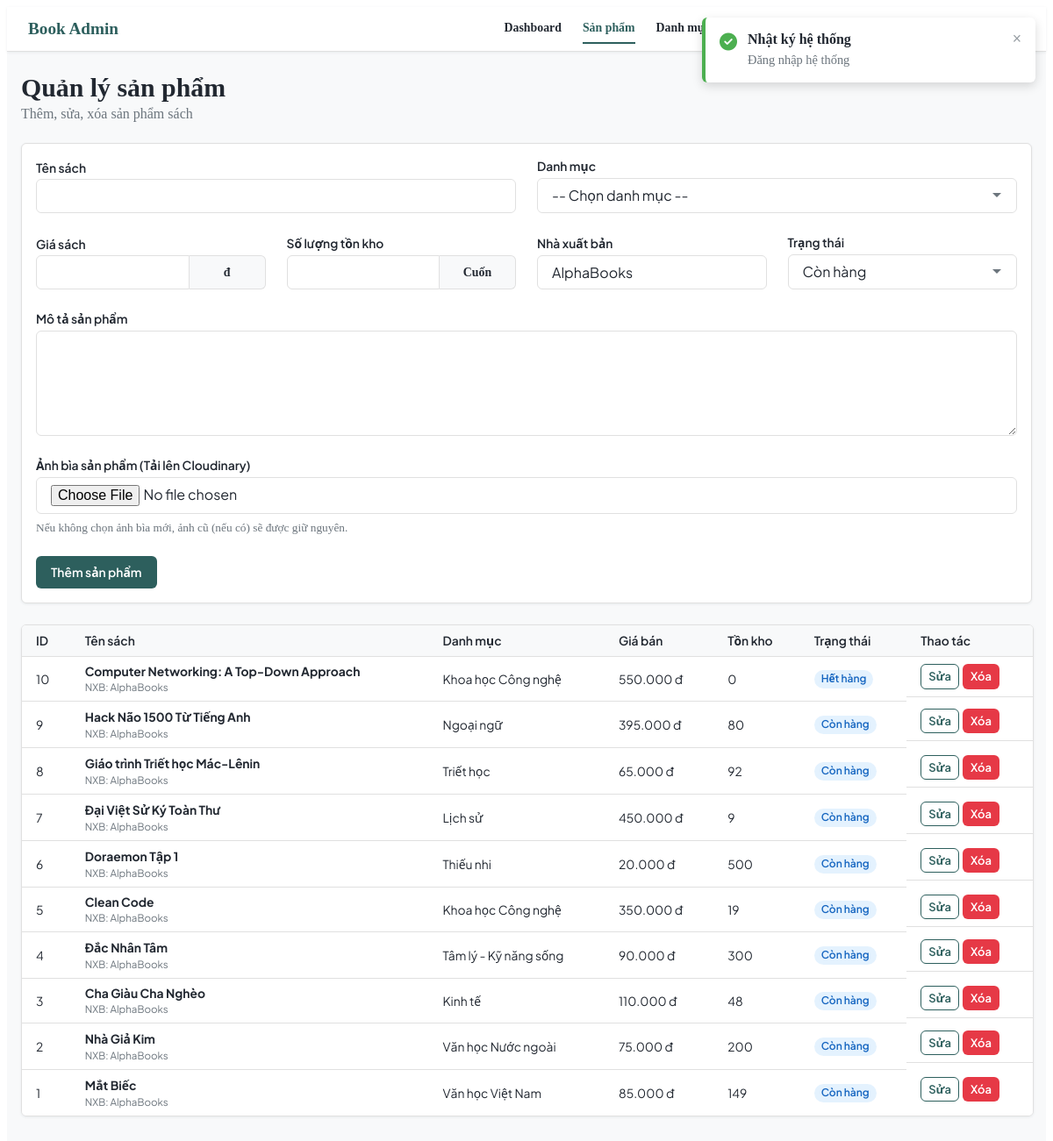
Screenshot of /admin/products.php (signed in) with the database file from the repository.
### tables this page shows
CREATE TABLE IF NOT EXISTS `product` (
  `ProductID` int NOT NULL AUTO_INCREMENT,
  `CategoryID` int DEFAULT NULL,
  `BrandID` int DEFAULT NULL,
  `ProductName` varchar(255) NOT NULL,
  `Brand` varchar(100) DEFAULT NULL,
  `Price` int NOT NULL DEFAULT '0',
  `Quantity` int DEFAULT '0',
  `Description` text,
  `Publisher` varchar(100) DEFAULT 'AlphaBooks',
  `Status` enum('Còn hàng','Hết hàng') DEFAULT 'Còn hàng',
  PRIMARY KEY (`ProductID`),
  KEY `fk_product_category` (`CategoryID`)
);

CREATE TABLE IF NOT EXISTS `category` (
  `CategoryID` int NOT NULL AUTO_INCREMENT,
  `CategoryName` varchar(100) NOT NULL,
  `Description` text,
  PRIMARY KEY (`CategoryID`)
);

### admin/products.php (the view, shortened to what this page needs)
<?php
require_once 'data.php';
require_once 'partials.php';
$editProduct = null;
$products = [];
$resProds = $conn->query("
  SELECT p.ProductID, p.ProductName, p.Price, p.Quantity, p.Status, p.Publisher, p.Description, c.CategoryName
  FROM product p
  LEFT JOIN category c ON p.CategoryID = c.CategoryID
  ORDER BY p.ProductID DESC
");
if ($resProds) {
  while ($row = $resProds->fetch_assoc()) {
    $products[] = $row;
  }
}
?>
<!DOCTYPE html>
<html lang="vi">
<head>
  <title>Quản lý sản phẩm</title><?= adminCssLinks() ?>
</head>
<body>
  <div class="app-layout">
    <main class="page-content">
      <header class="page-header"><div><h1>Quản lý sản phẩm</h1><p>Thêm, sửa, xóa sản phẩm sách</p></div></header>
      <form method="post" class="card" enctype="multipart/form-data">
        <div class="card__body form">
          <div class="form-row">
            <div class="form-group" style="flex: 2;">
              <label class="form-label">Tên sách</label>
              <input class="form-control" type="text" name="name" value="<?= h($editProduct['ProductName'] ?? '') ?>" required>
            </div>
            <div class="form-group" style="flex: 1;">
              <label class="form-label">Danh mục</label>
              <select class="form-control" name="category_id" required>
                <option value="">-- Chọn danh mục --</option>
              </select>
            </div>
          </div>
          <div class="form-row">
            <div class="form-group">
              <label class="form-label">Giá sách</label>
              <div class="input-unit">
                <input class="form-control" type="number" name="price" value="<?= h($editProduct['Price'] ?? '') ?>" required>
                <span class="input-unit__text">đ</span>
              </div>
            </div>
            <div class="form-group">
              <label class="form-label">Số lượng tồn kho</label>
              <div class="input-unit">
                <input class="form-control" type="number" name="stock" value="<?= h($editProduct['Quantity'] ?? '') ?>" required>
                <span class="input-unit__text">Cuốn</span>
              </div>
            </div>
            <div class="form-group">
              <label class="form-label">Nhà xuất bản</label>
              <input class="form-control" type="text" name="publisher" value="<?= h($editProduct['Publisher'] ?? 'AlphaBooks') ?>">
            </div>
            <div class="form-group">
              <label class="form-label">Trạng thái</label>
              <select class="form-control" name="status">
                <?php foreach (['Còn hàng', 'Hết hàng'] as $status): ?>
                  <option value="<?= h($status) ?>" <?= ($editProduct['Status'] ?? 'Còn hàng') === $status ? 'selected' : '' ?>><?= h($status) ?></option>
                <?php endforeach; ?>
              </select>
            </div>
          </div>
          <div class="form-row">
            <div class="form-group" style="width: 100%;">
              <label class="form-label">Mô tả sản phẩm</label>
              <textarea class="form-control" name="description" rows="3"><?= h($editProduct['Description'] ?? '') ?></textarea>
            </div>
          </div>
          <div class="form-row" style="gap: 20px; align-items: flex-end;">
            <div class="form-group" style="flex: 1;">
              <label class="form-label">Ảnh bìa sản phẩm (Tải lên Cloudinary)</label>
              <input class="form-control" type="file" name="product_image" accept="image/*">
              <small style="color: var(--color-text-light); margin-top: 4px; display: block;">Nếu không chọn ảnh bìa mới, ảnh cũ (nếu có) sẽ được giữ nguyên.</small>
            </div>
          </div>
          <div class="btn-group">
            <button class="btn btn--primary" type="submit"><?= $editProduct ? 'Cập nhật sản phẩm' : 'Thêm sản phẩm' ?></button>
          </div>
        </div>
      </form>
      <div class="table-wrapper">
        <table class="table">
          <thead>
            <tr>
              <th>ID</th>
              <th>Tên sách</th>
              <th>Danh mục</th>
              <th>Giá bán</th>
              <th>Tồn kho</th>
              <th>Trạng thái</th>
              <th>Thao tác</th>
            </tr>
          </thead>
          <tbody>
            <?php foreach ($products as $product): ?>
              <tr>
                <td><?= h($product['ProductID']) ?></td>
                <td><strong><?= h($product['ProductName']) ?></strong><br><small style="color:var(--color-text-light);">NXB: <?= h($product['Publisher']) ?></small></td>
                <td><?= h($product['CategoryName'] ?? 'Không có') ?></td>
                <td><?= number_format($product['Price'], 0, ',', '.') ?> đ</td>
                <td><?= h($product['Quantity']) ?></td>
                <td><span class="badge <?= badgeClass($product['Status']) ?>"><?= h($product['Status']) ?></span></td>
                <td class="table__actions">
                  <a class="btn btn--sm btn--outline" href="products.php?edit=<?= h($product['ProductID']) ?>">Sửa</a>
                  <form method="post" onsubmit="return confirm('Bạn có chắc chắn muốn xóa sản phẩm này?')" style="display:inline">
                    <button class="btn btn--sm btn--danger" type="submit">Xóa</button>
                  </form>
                </td>
              </tr>
            <?php endforeach; ?>
          </tbody>
        </table>
      </div>
    </main>
  </div>
</body>
</html>

### assets/css/variables.css (style rules this page uses)
:root { --color-primary-dark: #1e4241; --color-primary: #2d5f5d; --color-secondary: #f9b234; --color-accent: #e85d04; --color-accent-dark: #c44d03; --color-background: #f8f9fa; --color-surface: #ffffff; --color-border: #e0e0e0; --color-text: #222831; --color-text-light: #6c757d; --color-success: #4caf50; --color-error: #e63946; --color-warning: #ffb703; --color-info: #2196f3; --font-family-base: 'Plus Jakarta Sans', 'Segoe UI', Roboto, Helvetica, Arial, sans-serif; --font-size-base: 15px; --font-size-xxs: 0.733rem; --font-size-sm: 0.866rem; --font-size-md: 1rem; --font-size-lg: 1.2rem; --font-size-xl: 1.466rem; --font-size-xxl: 1.866rem; --font-size-3xl: 2.4rem; --font-weight-normal: 400; --font-weight-medium: 500; --font-weight-bold: 600; --font-weight-extra-bold: 700; --line-height-base: 1.6; --spacing-xxs: 2px; --spacing-xs: 4px; --spacing-sm: 8px; --spacing-md: 16px; --spacing-lg: 24px; --spacing-xl: 40px; --spacing-xxl: 64px; --border-radius-sm: 4px; --border-radius: 6px; --border-radius-lg: 12px; --border-width: 1px; --box-shadow-sm: 0 1px 3px rgba(44, 62, 80, 0.08); --box-shadow-md: 0 4px 12px rgba(44, 62, 80, 0.12); --box-shadow-lg: 0 8px 24px rgba(44, 62, 80, 0.16); --transition-fast: 0.15s cubic-bezier(0.4, 0, 0.2, 1); --transition-base: 0.3s cubic-bezier(0.4, 0, 0.2, 1); --transition-slow: 0.5s cubic-bezier(0.4, 0, 0.2, 1); }

### assets/css/components/button.css (style rules this page uses)
.btn { display: inline-flex; align-items: center; justify-content: center; gap: var(--spacing-sm); padding: var(--spacing-sm) var(--spacing-md); font-family: var(--font-family-base); font-size: var(--font-size-sm); font-weight: var(--font-weight-bold); line-height: 1.4; text-decoration: none; white-space: nowrap; border: var(--border-width) solid transparent; border-radius: var(--border-radius); cursor: pointer; transition: background-color var(--transition-fast), color var(--transition-fast), border-color var(--transition-fast), box-shadow var(--transition-fast), transform var(--transition-fast); }
.btn--primary { background-color: var(--color-primary); color: var(--color-surface); }
.btn--outline { background-color: transparent; color: var(--color-primary); border-color: var(--color-primary); }
.btn--danger { background-color: var(--color-error); color: var(--color-surface); }
.btn--sm { padding: var(--spacing-xs) var(--spacing-sm); font-size: 0.8125rem; }
.btn-group { display: inline-flex; flex-wrap: wrap; gap: var(--spacing-sm); }

### assets/css/components/badge.css (style rules this page uses)
.badge { display: inline-flex; align-items: center; gap: var(--spacing-xs); padding: var(--spacing-xxs) var(--spacing-sm); font-size: 0.75rem; font-weight: var(--font-weight-bold); line-height: 1.4; border-radius: 999px; white-space: nowrap; }
.badge--info { background-color: rgba(33, 150, 243, 0.12); color: #1565c0; }

### assets/css/components/card.css (style rules this page uses)
.card { display: flex; flex-direction: column; background-color: var(--color-surface); border: var(--border-width) solid var(--color-border); border-radius: var(--border-radius); box-shadow: var(--box-shadow-sm); overflow: hidden; transition: box-shadow var(--transition-base), transform var(--transition-base); }
.card__body { display: flex; flex-direction: column; gap: var(--spacing-sm); padding: var(--spacing-md); flex: 1; }

### assets/css/components/navbar.css (style rules this page uses)
.app-layout { min-height: 100vh; background-color: var(--color-background); }
.page-content { display: flex; flex-direction: column; gap: var(--spacing-lg); width: min(1180px, calc(100% - 32px)); margin: 0 auto; padding: var(--spacing-lg) 0 var(--spacing-xl); }
.page-header { display: flex; align-items: flex-start; justify-content: space-between; gap: var(--spacing-md); }
.page-header h1 { margin: 0; font-size: var(--font-size-xxl); color: var(--color-text); }
.page-header p { margin: var(--spacing-xs) 0 0; color: var(--color-text-light); }

### rows the page displays
product: ProductID "10", ProductName "Computer Networking: A Top-Down Approach", Publisher "AlphaBooks", CategoryID.CategoryName "Khoa học Công nghệ", Price "550.000", Quantity "0", Status "Hết hàng"
product: ProductID "9", ProductName "Hack Não 1500 Từ Tiếng Anh", Publisher "AlphaBooks", CategoryID.CategoryName "Ngoại ngữ", Price "395.000", Quantity "80", Status "Còn hàng"
product: ProductID "8", ProductName "Giáo trình Triết học Mác-Lênin", Publisher "AlphaBooks", CategoryID.CategoryName "Triết học", Price "65.000", Quantity "92", Status "Còn hàng"
product: ProductID "7", ProductName "Đại Việt Sử Ký Toàn Thư", Publisher "AlphaBooks", CategoryID.CategoryName "Lịch sử", Price "450.000", Quantity "9", Status "Còn hàng"
product: ProductID "6", ProductName "Doraemon Tập 1", Publisher "AlphaBooks", CategoryID.CategoryName "Thiếu nhi", Price "20.000", Quantity "500", Status "Còn hàng"
product: ProductID "5", ProductName "Clean Code", Publisher "AlphaBooks", CategoryID.CategoryName "Khoa học Công nghệ", Price "350.000", Quantity "19", Status "Còn hàng"
product: ProductID "4", ProductName "Đắc Nhân Tâm", Publisher "AlphaBooks", CategoryID.CategoryName "Tâm lý - Kỹ năng sống", Price "90.000", Quantity "300", Status "Còn hàng"
product: ProductID "3", ProductName "Cha Giàu Cha Nghèo", Publisher "AlphaBooks", CategoryID.CategoryName "Kinh tế", Price "110.000", Quantity "48", Status "Còn hàng"
product: ProductID "2", ProductName "Nhà Giả Kim", Publisher "AlphaBooks", CategoryID.CategoryName "Văn học Nước ngoài", Price "75.000", Quantity "200", Status "Còn hàng"
product: ProductID "1", ProductName "Mắt Biếc", Publisher "AlphaBooks", CategoryID.CategoryName "Văn học Việt Nam", Price "85.000", Quantity "149", Status "Còn hàng"

### other values shown
$toastMsg "Đăng nhập hệ thống"
form field status "Còn hàng"
